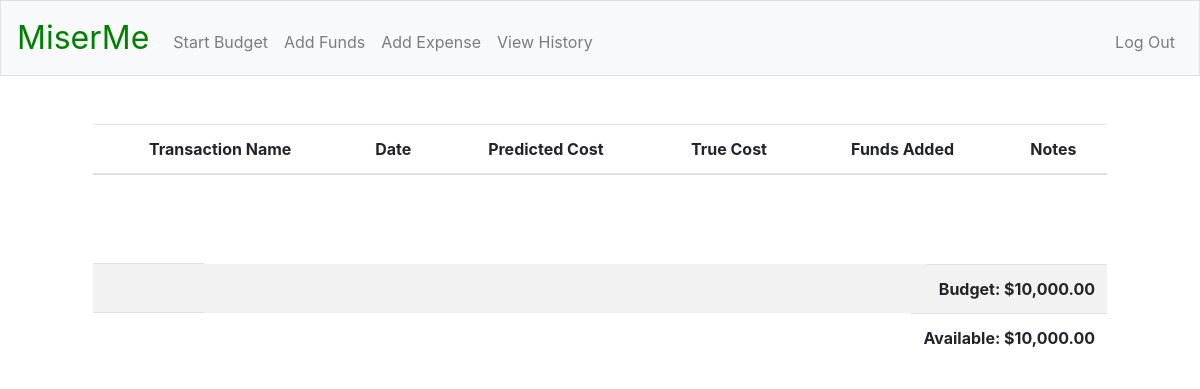
Before: / (signed in) with the older database file.
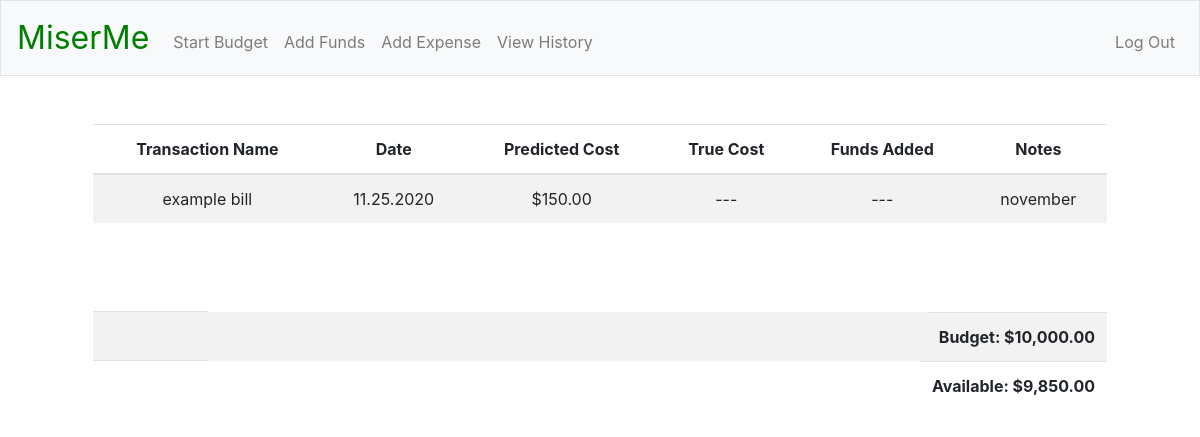
After: the same page with the newer database file.
### tables this page shows
CREATE TABLE finances (
funds_id INTEGER PRIMARY KEY AUTOINCREMENT NOT NULL,
user_id INTEGER NOT NULL,
txn_name TEXT NOT NULL,
date TEXT NOT NULL,
predicted_cost REAL NOT NULL,
true_cost REAL NOT NULL,
funds_added REAL NOT NULL DEFAULT "---",
notes TEXT NOT NULL,
FOREIGN KEY(user_id) REFERENCES registrants(id));

### app.py (the view)
@app.route("/")
@login_required
def index():
    c.execute("SELECT txn_name, date, predicted_cost, true_cost, funds_added, notes FROM finances WHERE user_id = :user_id", {"user_id": session["user_id"]})
    rows = c.fetchall()
    funds_snapshot = []
    for row in rows:
        funds_snapshot.append({
            "name": row[0],
            "date": row[1],
            "predict": usd(row[2]),
            "true": usd(row[3]),
            "added": usd(row[4]),
            "notes": row[5]
        })
    c.execute("SELECT funds, budget FROM registrants WHERE id = :user_id", {"user_id": session["user_id"]})
    rows = c.fetchall()
    current_funds = usd(rows[0][0])
    budget = usd(rows[0][1])
    return render_template("index.html", funds_snapshot=funds_snapshot, current_funds=current_funds, budget=budget)

### helpers.py (called while the page is built)
def login_required(f):
    @wraps(f)
    def decorated_functions(*args, **kwargs):
        if session.get("user_id") is None:
            return redirect("/login")
        return f(*args, **kwargs)
    return decorated_functions

def usd(value):
    if isinstance(value, float):
        return f"${value:,.2f}"
    else:
        return value

### templates/index.html (shortened to what this page needs)
{% extends "layout.html" %}
{% block main %}
<div class="col-12">
    <table class="table table-striped">
        <thead>
            <tr>
                <th>Transaction Name</th>
                <th>Date</th>
                <th>Predicted Cost</th>
                <th>True Cost</th>
                <th>Funds Added</th>
                <th>Notes</th>
            </tr>
        </thead>
        <tbody>
            {% for i in funds_snapshot %}
            <tr>
                <td>{{ i["name"] }}</td>
                <td>{{ i["date"] }}</td>
                <td>{{ i["predict"] }}</td>
                <td>{{ i["true"] }}</td>
                <td>{{ i["added"] }}</td>
                <td>{{ i["notes"] }}</td>
            </tr>
            {% endfor %}
        </tbody>
    </table>
</div>
<br>
<br>
<br>
<div class="col-12">
    <table class="table table-striped">
        <tbody>
            <tr>
                <td colspan="6"></td>
                <td style="font-weight: bold; float: right;">Budget: {{ budget }}</td>
            </tr>
            <tr>
                <td colspan="6"></td>
                <td style="font-weight: bold; float: right;">Available: {{ current_funds }}</td>
            </tr>
        </tbody>
    </table>
</div>
{% endblock %}

### templates/layout.html (shortened to what this page needs)
<!DOCTYPE html>
<html lang="en">
    <head>
        <link rel="stylesheet" href="https://stackpath.bootstrapcdn.com/bootstrap/4.5.2/css/bootstrap.min.css">
        <link href="/static/styles.css" rel="stylesheet">
    </head>
    <body>
        <nav class="navbar navbar-expand-md navbar-light bg-light border">
            <a class="navbar-brand" href="/"><span class="miserme_brand">MiserMe</span></a>
            <div class="collapse navbar-collapse" id="navbar">
                {% if session.user_id %}
                    <ul class="navbar-nav mr-auto mt-2">
                        <li class="nav-item"><a class="nav-link" href="/start_budget">Start Budget</a></li>
                        <li class="nav-item"><a class="nav-link" href="/add_funds">Add Funds</a></li>
                        <li class="nav-item"><a class="nav-link" href="/expense">Add Expense</a></li>
                        <li class="nav-item"><a class="nav-link" href="/history">View History</a></li>
                    </ul>
                    <ul class="navbar-nav ml-auto mt-2">
                        <li class="nav-item"><a class="nav-link" href="/logout">Log Out</a></li>
                    </ul>
                {% else %}
                    <ul class="navbar-nav ml-auto mt-2">
                        <li class="nav-item"><a class="nav-link" href="/register">Register</a></li>
                        <li class="nav-item"><a class="nav-link" href="/login">Log In</a></li>
                    </ul>
                {% endif %}
            </div>
        </nav>
        <main class="container p-5">
            {% block main %}{% endblock %}
        </main>
    </body>
</html>

### static/styles.css (style rules this page uses)
main { overflow-x: auto; text-align: center; }
nav .navbar-brand { font-size: xx-large; }
nav .navbar-brand .miserme_brand { color: green; }

Changed rows visible on the page:
added finances: name "example bill", date "11.25.2020", predict "$150.00", true "---", added "---", notes "november"
Other visible differences:
{{ current_funds }}: "$10,000.00" → "$9,850.00"
